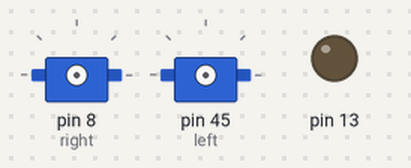
This sketch was run on a simulated Arduino Mega 2560, built with avr-gcc and run on an emulated ATmega2560. On the bench: 2 × servo, output pins drawn as LEDs (lit = HIGH).

Above: at 0.1 s.
At 29.7 s:
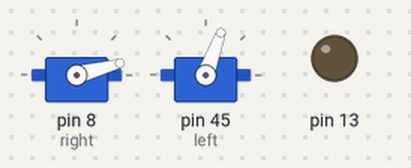
At 39.3 s:
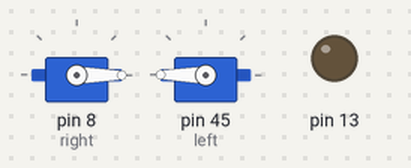
Timing chart, 0 to 40.8 s (numbered marks = the images above):
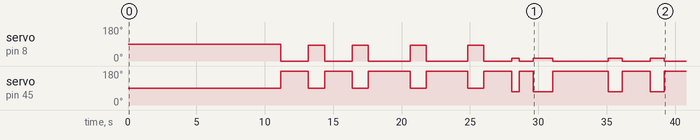

The sketch:

lab2.ino
```cpp
/**
 *  Student Names/Numbers:
 *  Zarif Shahriar, 8177206
 *  Pasoon Azimi, 8215497
 *  Rami Taleb, 8215184
 *
 *  Group Number: 13
 *  Course Code: SEG 4145
 *  Lab Number: 2
 *  File name: lab2
 *  General Description: THe contents of this file contain the
 *  required code to allow the StingRay robot to execute Paths 1 & 2
 */

#include <SoftwareSerial.h>
#include <stdio.h>
#include <Servo.h>

// Defining macros for wheel movement
#define LEFTFORWARD()      analogWrite(45, 250);
#define LEFTBACKWARD()     analogWrite(45, 10);
#define LEFTSTOP()       analogWrite(45, 0);
#define RIGHTFORWARD()     analogWrite(8, 128);
#define RIGHTBACKWARD()    analogWrite(8, 190);
#define RIGHTSTOP()      analogWrite(8, 0);

// Defining our global variables
// Initializing our LCD Screen
SoftwareSerial LCD = SoftwareSerial(0, 18);

Servo right;
Servo left;

int leftCircle = 3200;
int rightCircle = 3700;
int left90 = 950;
int right90 = 1100;
int left135 = 1350;
int right135 = right90*1.5;
int left45 = left90/2;
int right45 = right90/2;

void setup() {
    // Assigning our pins here
    // LED
    pinMode(13, OUTPUT);
    // Left Motor
    pinMode(45, OUTPUT);
    // Right Motor
    pinMode(8, OUTPUT);

    // Assigns our LCD Port
    LCD.begin(9600);

    // Clears our LCD
    clearLCD();

    // Wait 2 seconds
    delay(2000);

    // Print First Student Number
    printPath("8215184");
    // Print Second Student Number
    printPath("8215497");

    printPath("Path");
    // Execute the movements to complete Path
    executePath();

}

// No need for us to Loop, we only want to run the 2 paths once
void loop () {

}

void start(){
  right.attach(8);
  left.attach(45);
}

/**
* Clears the characters on the LCD Screen
* @name clearLCD
* @return (void)
*/
void clearLCD() {
    LCD.write(0xFE);
    LCD.write(0x01);
    delay(10);
}

/**
* Prints the given message sent to the function
* @name printPath
* @param path the message that will be printed
* @return (void)
*/
void printPath(char* path) {
    clearLCD();
    LCD.write(0xFE);
    LCD.write(0 + 0*64 + 128);
    LCD.print(path);
    delay(3000);
}

/**
* Prints the given message sent to the function
* @name printMessage
* @param msg the message that will be printed
* @return (void)
*/
void printMessage(char* msg) {
    clearLCD();
    LCD.write(0xFE);
    LCD.write(0 + 0*64 + 128);
    LCD.print(msg);
    delay(10);
}

/**
* Stops the motor for a given duration
* @name stopMotor
* @param duration The # of millseconds that the robot will remain at rest
* @return (void)
*/
void stopMotor(int duration) {
    LEFTSTOP();
    RIGHTSTOP();
    delay(duration);
}

/**
* Moves the robot forward by moving both wheels forward for a given duration
* @name goForward
* @param duration The # of millseconds that the robot will move forward
* @return (void)
*/
void goForward(int duration) {
    printMessage("Moving Forward");
    right.write(0);
    left.write(180);
    delay(duration);
}

/**
* Moves the robot left by moving the left wheel backwards and right wheel forwards for a given duration
* @name turnLeft
* @param duration number of milliseconds that the robot will remain in this state
* @return (void)
*/
void turnLeft(int duration) {
    printMessage("Turning Left");
    right.write(15);
    left.write(70);
    delay(duration);
}

/**
* Moves the robot left by moving the left wheel forwards and right wheel backwards for a given duration
* @name turnRight
* @param duration number of milliseconds that the robot will remain in this state
* @return (void)
*/
void turnRight(int duration) {
    printMessage("Turning Right");
    right.write(83);
    left.write(90);
    delay(duration);
}

void moveNumberOfBlocks(int num){
  printMessage("Moving Forward");
  goForward(num*1000);
}

/**
* This method calls the needed movement functions to complete the path
* @name executePath
* @return (void)
*/
void executePath(){
    start();
    moveNumberOfBlocks(2);
    turnRight(right90);

    moveNumberOfBlocks(2);
    turnRight(right90);

    moveNumberOfBlocks(3);
    turnRight(right90);

    moveNumberOfBlocks(3);
    turnRight(right90);

    moveNumberOfBlocks(2);
    turnLeft(left45);

    moveNumberOfBlocks(1);
    turnLeft(left135);

    moveNumberOfBlocks(4);
    turnLeft(left90);

    moveNumberOfBlocks(2);
    turnLeft(left90);

    moveNumberOfBlocks(2);
}
```
